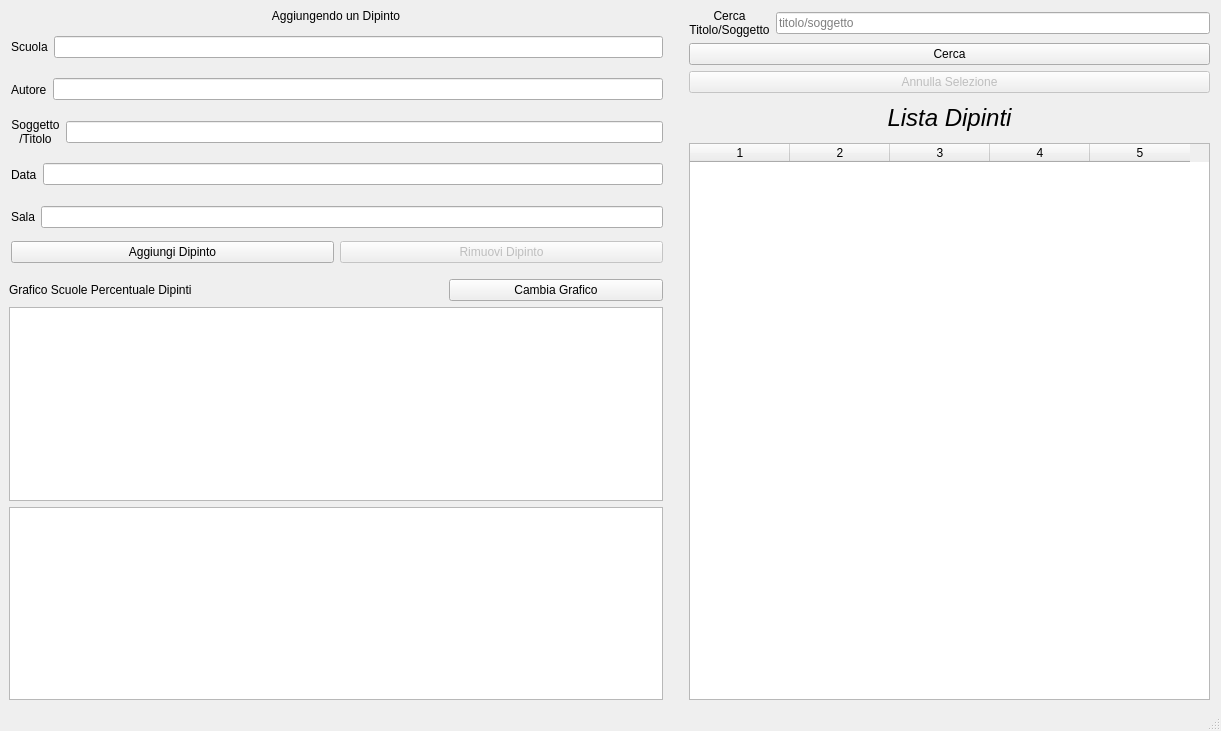
<?xml version="1.0" encoding="UTF-8"?>
<ui version="4.0">
 <class>MainWindow</class>
 <widget class="QMainWindow" name="MainWindow">
  <property name="geometry">
   <rect>
    <x>0</x>
    <y>0</y>
    <width>1221</width>
    <height>731</height>
   </rect>
  </property>
  <property name="windowTitle">
   <string>Galleria degli Uffizi Gestionale Dipinti</string>
  </property>
  <widget class="QWidget" name="centralwidget">
   <layout class="QHBoxLayout" name="horizontalLayout_2">
    <item>
     <layout class="QHBoxLayout" name="main_layout" stretch="5,0,4">
      <item>
       <layout class="QVBoxLayout" name="verticalLayout_2" stretch="0,5,0,9">
        <item>
         <layout class="QHBoxLayout" name="horizontalLayout_10">
          <item>
           <widget class="QLabel" name="paintingEditLabel">
            <property name="sizePolicy">
             <sizepolicy hsizetype="Preferred" vsizetype="Expanding">
              <horstretch>0</horstretch>
              <verstretch>0</verstretch>
             </sizepolicy>
            </property>
            <property name="text">
             <string>Aggiungendo un Dipinto</string>
            </property>
            <property name="alignment">
             <set>Qt::AlignCenter</set>
            </property>
           </widget>
          </item>
         </layout>
        </item>
        <item>
         <layout class="QVBoxLayout" name="EditMainLayout" stretch="1,1,1,1,1,0">
          <property name="leftMargin">
           <number>2</number>
          </property>
          <item>
           <layout class="QHBoxLayout" name="horizontalLayout_4">
            <item>
             <widget class="QLabel" name="schoolLabel">
              <property name="sizePolicy">
               <sizepolicy hsizetype="Preferred" vsizetype="Expanding">
                <horstretch>0</horstretch>
                <verstretch>0</verstretch>
               </sizepolicy>
              </property>
              <property name="text">
               <string>Scuola</string>
              </property>
             </widget>
            </item>
            <item>
             <widget class="QLineEdit" name="schoolLineEdit">
              <property name="readOnly">
               <bool>false</bool>
              </property>
             </widget>
            </item>
           </layout>
          </item>
          <item>
           <layout class="QHBoxLayout" name="horizontalLayout_5">
            <item>
             <widget class="QLabel" name="authorLabel">
              <property name="sizePolicy">
               <sizepolicy hsizetype="Preferred" vsizetype="Expanding">
                <horstretch>0</horstretch>
                <verstretch>0</verstretch>
               </sizepolicy>
              </property>
              <property name="text">
               <string>Autore</string>
              </property>
             </widget>
            </item>
            <item>
             <widget class="QLineEdit" name="authorLineEdit"/>
            </item>
           </layout>
          </item>
          <item>
           <layout class="QHBoxLayout" name="horizontalLayout_6">
            <item>
             <widget class="QLabel" name="SubjectTitleLabel">
              <property name="sizePolicy">
               <sizepolicy hsizetype="Preferred" vsizetype="Expanding">
                <horstretch>0</horstretch>
                <verstretch>0</verstretch>
               </sizepolicy>
              </property>
              <property name="text">
               <string>Soggetto
/Titolo</string>
              </property>
              <property name="alignment">
               <set>Qt::AlignCenter</set>
              </property>
             </widget>
            </item>
            <item>
             <widget class="QLineEdit" name="subjectTitleLineEdit"/>
            </item>
           </layout>
          </item>
          <item>
           <layout class="QHBoxLayout" name="horizontalLayout_7">
            <item>
             <widget class="QLabel" name="DateLabel">
              <property name="sizePolicy">
               <sizepolicy hsizetype="Preferred" vsizetype="Expanding">
                <horstretch>0</horstretch>
                <verstretch>0</verstretch>
               </sizepolicy>
              </property>
              <property name="text">
               <string>Data</string>
              </property>
             </widget>
            </item>
            <item>
             <widget class="QLineEdit" name="DateLineEdit"/>
            </item>
           </layout>
          </item>
          <item>
           <layout class="QHBoxLayout" name="horizontalLayout_8">
            <item>
             <widget class="QLabel" name="RoomLabel">
              <property name="sizePolicy">
               <sizepolicy hsizetype="Preferred" vsizetype="Expanding">
                <horstretch>0</horstretch>
                <verstretch>0</verstretch>
               </sizepolicy>
              </property>
              <property name="text">
               <string>Sala</string>
              </property>
             </widget>
            </item>
            <item>
             <widget class="QLineEdit" name="RoomLineEdit"/>
            </item>
           </layout>
          </item>
          <item>
           <layout class="QHBoxLayout" name="horizontalLayout">
            <item>
             <widget class="QPushButton" name="addButton">
              <property name="text">
               <string>Aggiungi Dipinto</string>
              </property>
             </widget>
            </item>
            <item>
             <widget class="QPushButton" name="removeButton">
              <property name="enabled">
               <bool>false</bool>
              </property>
              <property name="text">
               <string>Rimuovi Dipinto</string>
              </property>
             </widget>
            </item>
           </layout>
          </item>
         </layout>
        </item>
        <item>
         <spacer name="verticalSpacer">
          <property name="orientation">
           <enum>Qt::Vertical</enum>
          </property>
          <property name="sizeHint" stdset="0">
           <size>
            <width>20</width>
            <height>10</height>
           </size>
          </property>
         </spacer>
        </item>
        <item>
         <layout class="QVBoxLayout" name="chartLayoutMain">
          <property name="topMargin">
           <number>0</number>
          </property>
          <property name="bottomMargin">
           <number>0</number>
          </property>
          <item>
           <layout class="QHBoxLayout" name="chartHeaderLayout" stretch="0,0,0">
            <property name="topMargin">
             <number>0</number>
            </property>
            <item>
             <widget class="QLabel" name="chartLabel">
              <property name="text">
               <string>Grafico Scuole Percentuale Dipinti</string>
              </property>
             </widget>
            </item>
            <item>
             <widget class="QLabel" name="chartHoverLabel">
              <property name="text">
               <string/>
              </property>
              <property name="alignment">
               <set>Qt::AlignCenter</set>
              </property>
             </widget>
            </item>
            <item>
             <widget class="QPushButton" name="chartButton">
              <property name="text">
               <string>Cambia Grafico</string>
              </property>
             </widget>
            </item>
           </layout>
          </item>
          <item>
           <layout class="QVBoxLayout" name="chartLayout" stretch="1,1">
            <property name="bottomMargin">
             <number>0</number>
            </property>
            <item>
             <widget class="QChartView" name="schoolChart">
              <property name="sizePolicy">
               <sizepolicy hsizetype="Expanding" vsizetype="Expanding">
                <horstretch>0</horstretch>
                <verstretch>0</verstretch>
               </sizepolicy>
              </property>
             </widget>
            </item>
            <item>
             <widget class="QChartView" name="dateChart">
              <property name="enabled">
               <bool>true</bool>
              </property>
              <property name="sizePolicy">
               <sizepolicy hsizetype="Expanding" vsizetype="Expanding">
                <horstretch>0</horstretch>
                <verstretch>0</verstretch>
               </sizepolicy>
              </property>
             </widget>
            </item>
           </layout>
          </item>
         </layout>
        </item>
       </layout>
      </item>
      <item>
       <spacer name="horizontalSpacer">
        <property name="orientation">
         <enum>Qt::Horizontal</enum>
        </property>
        <property name="sizeHint" stdset="0">
         <size>
          <width>20</width>
          <height>20</height>
         </size>
        </property>
       </spacer>
      </item>
      <item>
       <layout class="QVBoxLayout" name="PaintingListLayout" stretch="0,0,0,0,0,8">
        <property name="rightMargin">
         <number>2</number>
        </property>
        <item>
         <layout class="QVBoxLayout" name="verticalLayout_6">
          <item>
           <layout class="QHBoxLayout" name="horizontalLayout_3">
            <item>
             <widget class="QLabel" name="searchLabel">
              <property name="sizePolicy">
               <sizepolicy hsizetype="Preferred" vsizetype="Expanding">
                <horstretch>0</horstretch>
                <verstretch>0</verstretch>
               </sizepolicy>
              </property>
              <property name="text">
               <string>Cerca
Titolo/Soggetto</string>
              </property>
              <property name="alignment">
               <set>Qt::AlignCenter</set>
              </property>
             </widget>
            </item>
            <item>
             <widget class="QLineEdit" name="searchLineEdit">
              <property name="placeholderText">
               <string>titolo/soggetto</string>
              </property>
             </widget>
            </item>
           </layout>
          </item>
          <item>
           <widget class="QPushButton" name="searchButton">
            <property name="text">
             <string>Cerca</string>
            </property>
           </widget>
          </item>
         </layout>
        </item>
        <item>
         <widget class="QPushButton" name="cancelSelectionButton">
          <property name="enabled">
           <bool>false</bool>
          </property>
          <property name="text">
           <string>Annulla Selezione</string>
          </property>
         </widget>
        </item>
        <item>
         <spacer name="verticalSpacer_3">
          <property name="orientation">
           <enum>Qt::Vertical</enum>
          </property>
          <property name="sizeHint" stdset="0">
           <size>
            <width>20</width>
            <height>5</height>
           </size>
          </property>
         </spacer>
        </item>
        <item>
         <widget class="QLabel" name="paintingsListLabel">
          <property name="sizePolicy">
           <sizepolicy hsizetype="Preferred" vsizetype="Expanding">
            <horstretch>0</horstretch>
            <verstretch>0</verstretch>
           </sizepolicy>
          </property>
          <property name="font">
           <font>
            <pointsize>18</pointsize>
            <weight>50</weight>
            <italic>true</italic>
            <bold>false</bold>
           </font>
          </property>
          <property name="text">
           <string>Lista Dipinti</string>
          </property>
          <property name="alignment">
           <set>Qt::AlignCenter</set>
          </property>
         </widget>
        </item>
        <item>
         <spacer name="verticalSpacer_2">
          <property name="orientation">
           <enum>Qt::Vertical</enum>
          </property>
          <property name="sizeHint" stdset="0">
           <size>
            <width>20</width>
            <height>5</height>
           </size>
          </property>
         </spacer>
        </item>
        <item>
         <widget class="QTableWidget" name="paintingsList">
          <property name="editTriggers">
           <set>QAbstractItemView::NoEditTriggers</set>
          </property>
          <property name="selectionMode">
           <enum>QAbstractItemView::SingleSelection</enum>
          </property>
          <property name="selectionBehavior">
           <enum>QAbstractItemView::SelectRows</enum>
          </property>
          <property name="horizontalScrollMode">
           <enum>QAbstractItemView::ScrollPerPixel</enum>
          </property>
          <property name="columnCount">
           <number>5</number>
          </property>
          <column/>
          <column/>
          <column/>
          <column/>
          <column/>
         </widget>
        </item>
       </layout>
      </item>
     </layout>
    </item>
   </layout>
  </widget>
  <widget class="QMenuBar" name="menubar">
   <property name="geometry">
    <rect>
     <x>0</x>
     <y>0</y>
     <width>1221</width>
     <height>22</height>
    </rect>
   </property>
  </widget>
  <widget class="QStatusBar" name="statusbar"/>
 </widget>
 <customwidgets>
  <customwidget>
   <class>QChartView</class>
   <extends>QGraphicsView</extends>
   <header>QtCharts</header>
  </customwidget>
 </customwidgets>
 <resources/>
 <connections/>
</ui>
